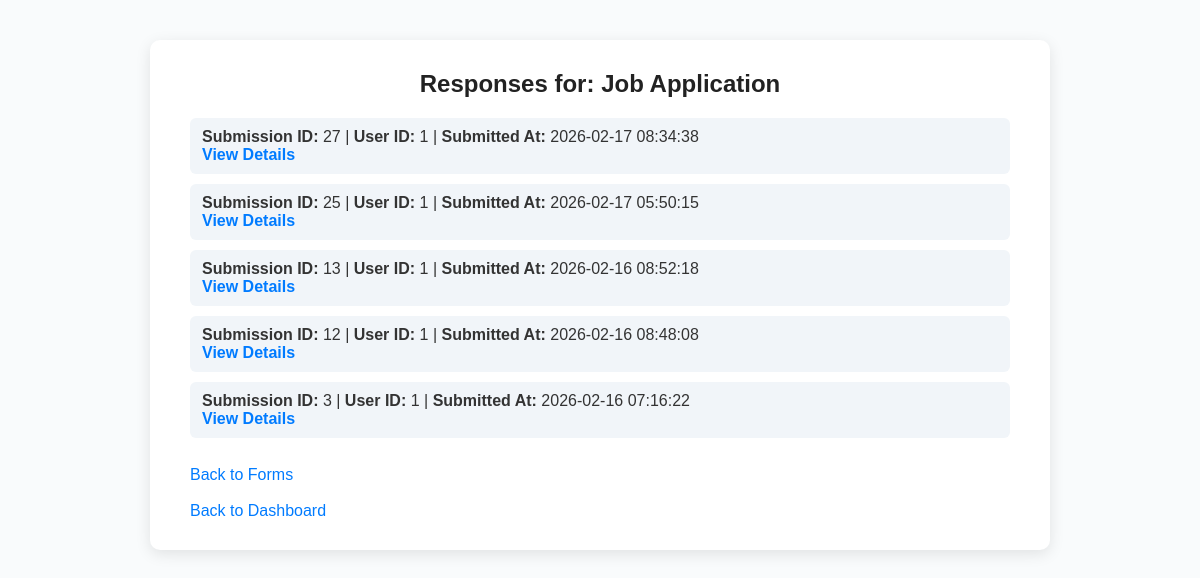
Screenshot of /admin/view_responses.php?form_id=6 with the database file from the repository.
### tables this page shows
CREATE TABLE `forms` (
  `id` int(11) NOT NULL,
  `form_name` varchar(255) NOT NULL,
  `created_at` timestamp NOT NULL DEFAULT current_timestamp(),
  `version` int(11) DEFAULT 1
);

CREATE TABLE `form_responses` (
  `id` int(11) NOT NULL,
  `form_id` int(11) DEFAULT NULL,
  `user_id` int(11) DEFAULT NULL,
  `submitted_at` timestamp NOT NULL DEFAULT current_timestamp(),
  `version` int(11) DEFAULT NULL
);

### admin/view_responses.php (the view, shortened to what this page needs)
  <?php
include "../configure/database_connection.php";
?>
<!DOCTYPE html>
<html>
<head>
    <link rel="stylesheet" href="../css/style.css">
</head>
<body>
<div class="container">
<?php
$form_id = intval($_GET['form_id']);
$form = $conn->query("SELECT * FROM forms WHERE id=$form_id")->fetch_assoc();
echo "<h2>Responses for: " . htmlspecialchars($form['form_name']) . "</h2>";
$responses = $conn->query("
    SELECT * FROM form_responses
    WHERE form_id=$form_id
    ORDER BY submitted_at DESC
");
echo "<ul>";
while ($resp = $responses->fetch_assoc()) {
    echo "<li>
        <strong>Submission ID:</strong> {$resp['id']} |
        <strong>User ID:</strong> {$resp['user_id']} |
        <strong>Submitted At:</strong> {$resp['submitted_at']}
        <br>
        <a href='view_response_detail.php?response_id={$resp['id']}'>
            View Details
        </a>
    </li>";
}
echo "</ul>";
echo "<br>";
echo "<a href='view_responses.php'>Back to Forms</a>";
echo "<br><br>";
echo "<a href='admin_dashboard.php'>Back to Dashboard</a>";
?>
</div>
</body>
</html>

### css/style.css (style rules this page uses)
* { box-sizing: border-box; font-family: Arial, sans-serif; margin: 0; padding: 0; }
body { background-color: #f9fbfc; color: #333; }
.container { width: 90%; max-width: 900px; margin: 40px auto; background: #fff; padding: 30px 40px; border-radius: 10px; box-shadow: 0 4px 15px rgba(0,0,0,0.1); }
h2 { color: #222; margin-bottom: 20px; text-align: center; }
a { color: #007BFF; text-decoration: none; transition: 0.3s; }
ul { list-style: none; padding: 0; margin: 0; }
ul li { padding: 10px 12px; margin-bottom: 10px; background-color: #f1f5f9; border-radius: 6px; transition: background-color 0.3s; }
ul li a { font-weight: bold; }

### rows the page displays
forms: form_name "Job Application"
form_responses: id "27", user "1", submitted_at "2026-02-17 08:34:38"
form_responses: id "25", user "1", submitted_at "2026-02-17 05:50:15"
form_responses: id "13", user "1", submitted_at "2026-02-16 08:52:18"
form_responses: id "12", user "1", submitted_at "2026-02-16 08:48:08"
form_responses: id "3", user "1", submitted_at "2026-02-16 07:16:22"
